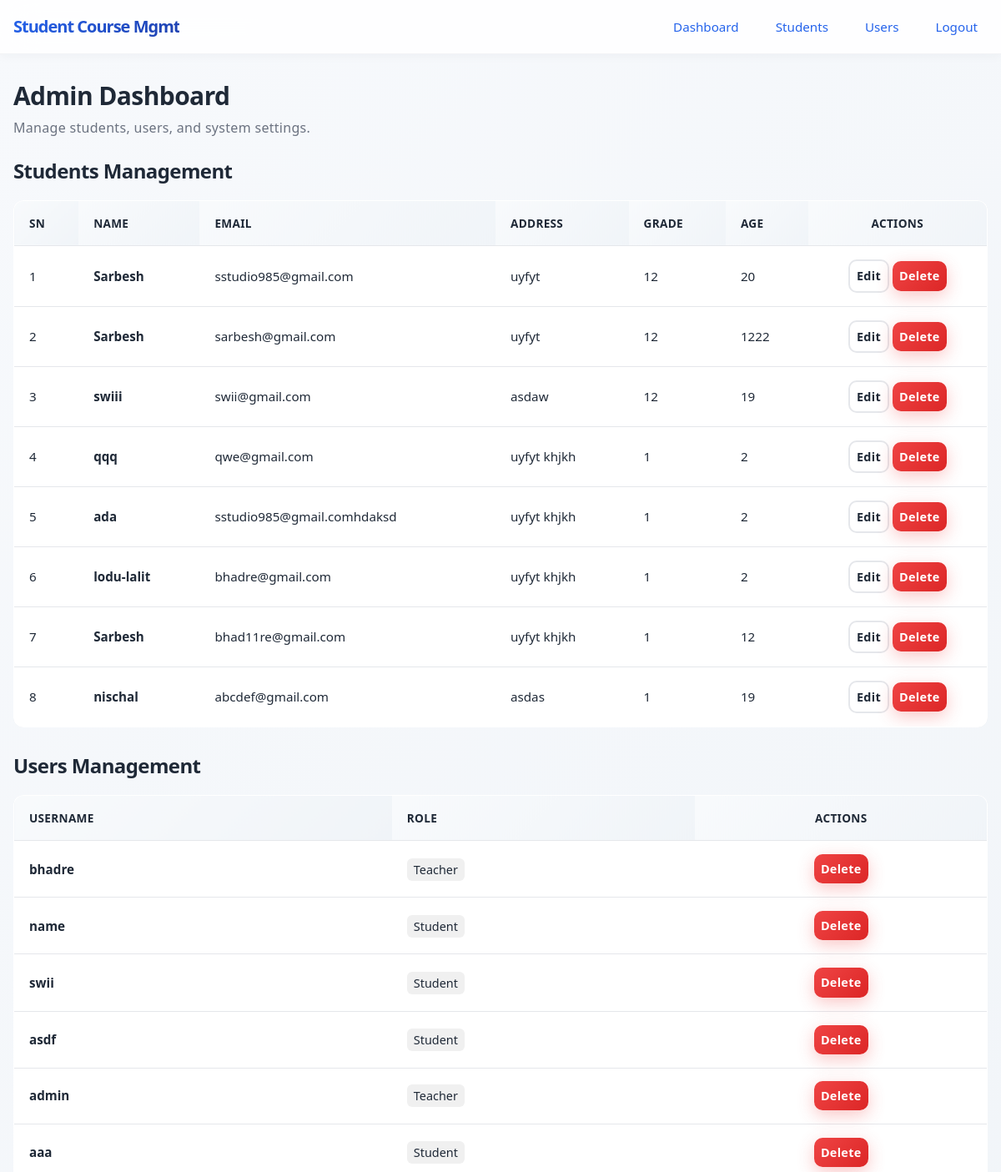
Page /hero/dashboard/ (signed in, upper part) on the earlier database version.
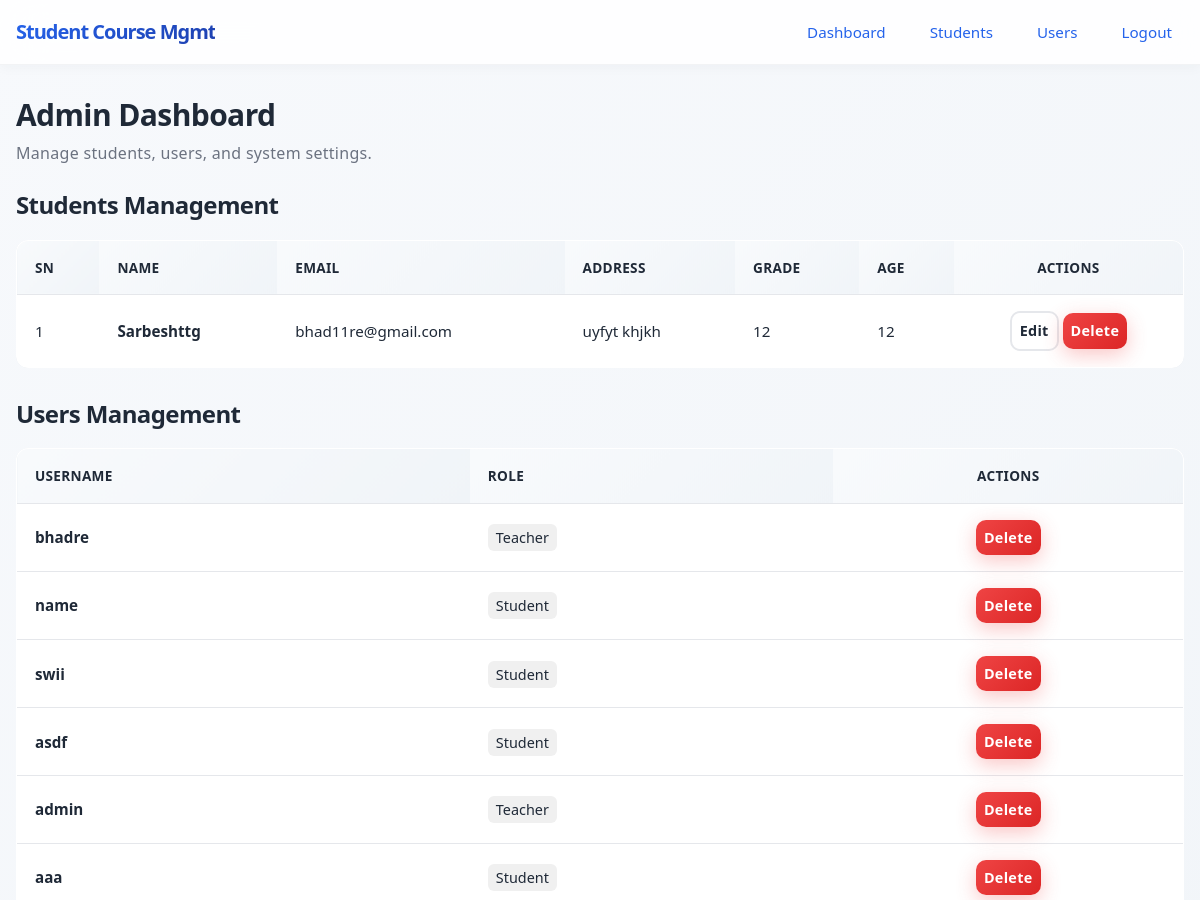
Same page on the later database version.
### app/models.py (models this page shows, shortened)
class Student(models.Model):
    user = models.OneToOneField(User, on_delete=models.CASCADE)
    name = models.CharField(max_length=100, blank=True)
    age = models.IntegerField(null=True, blank=True)
    email = models.EmailField(unique=True, null=True, blank=True)
    grade = models.IntegerField(null=True, blank=True)
    address = models.TextField(blank=True)

### app/views.py (the view)
# urls.py: path('hero/dashboard/', admin_dashboard, name='admin_dashboard'),
@login_required
def admin_dashboard(request):
    users = User.objects.all()
    user_data = []
    for u in users:
        if u.is_staff:
            role = 'Admin'
        elif u.groups.filter(name='Teacher').exists():
            role = 'Teacher'
        else:
            role = 'Student'
        user_data.append({
            'id': u.id,
            'username': u.username,
            'role': role  })
    students = Student.objects.all()
    return render(request, 'hero/dashboard.html', {'students': students, 'users': user_data})

### app/templates/hero/dashboard.html (shortened to what this page needs)
<!DOCTYPE html>
{% load static %}
<html lang="en">
<head>
    <link rel="stylesheet" href="{% static 'css/admin.css' %}">
</head>
<body>
    {% include 'navbar-admin.html' %}
    <div class="container">
        <h1>Admin Dashboard</h1>
        <p class="muted">Manage students, users, and system settings.</p>
        <div style="margin-top: 24px;">
            <h2>Students Management</h2>
            <div class="table-wrapper">
                <table class="table">
                    <thead>
                        <tr>
                            <th>SN</th>
                            <th>Name</th>
                            <th>Email</th>
                            <th>Address</th>
                            <th>Grade</th>
                            <th>Age</th>
                            <th style="text-align: center;">Actions</th>
                        </tr>
                    </thead>
                    <tbody>
                        {% for student in students %}
                        <tr>
                            <td>{{ forloop.counter }}</td>
                            <td><strong>{{ student.name }}</strong></td>
                            <td>{{ student.email }}</td>
                            <td>{{ student.address }}</td>
                            <td>{{ student.grade }}</td>
                            <td>{{ student.age }}</td>
                            <td style="text-align: center;">
                                <a class="btn btn-outline" style="padding: 6px 8px; font-size: 0.9rem;" href="{% url 'update_student' student.id %}">Edit</a>
                                <a class="btn btn-danger" style="padding: 6px 8px; font-size: 0.9rem;" href="{% url 'delete_confirm' student.id %}">Delete</a>
                            </td>
                        </tr>
                        {% empty %}
                        <tr><td colspan="7" style="text-align: center; color: var(--muted); padding: 20px;">No students found.</td></tr>
                        {% endfor %}
                    </tbody>
                </table>
            </div>
        </div>
        <div style="margin-top: 32px;">
            <h2>Users Management</h2>
            <div class="table-wrapper">
                <table class="table">
                    <thead>
                        <tr>
                            <th>Username</th>
                            <th>Role</th>
                            <th style="text-align: center;">Actions</th>
                        </tr>
                    </thead>
                    <tbody>
                        {% for u in users %}
                        <tr>
                            {% if u.role != 'Admin' %}
                                <td><strong>{{ u.username }}</strong></td>
                                <td><span style="padding: 4px 8px; background: #f0f0f0; border-radius: 6px; font-size: 0.9rem;">{{ u.role }}</span></td>
                                <td style="text-align: center;">
                                    <a class="btn btn-danger" style="padding: 6px 8px; font-size: 0.9rem;" href="{% url 'delete_user_confirm' u.id %}">Delete</a>
                                </td>
                            {% endif %}
                        </tr>
                        {% endfor %}
                    </tbody>
                </table>
            </div>
        </div>
    </div>
</body>
</html>

Differences in the rows shown:
removed Student: name "Sarbesh", email "sstudio985@gmail.com", address "uyfyt", grade "12", age "20"
removed Student: name "Sarbesh", email "sarbesh@gmail.com", address "uyfyt", grade "12", age "1222"
removed Student: name "swiii", email "swii@gmail.com", address "asdaw", grade "12", age "19"
removed Student: name "qqq", email "qwe@gmail.com", address "uyfyt khjkh", grade "1", age "2"
removed Student: name "ada", email "sstudio985@gmail.comhdaksd", address "uyfyt khjkh", grade "1", age "2"
removed Student: name "lodu-lalit", email "bhadre@gmail.com", address "uyfyt khjkh", grade "1", age "2"
removed Student: name "Sarbesh", email "bhad11re@gmail.com", address "uyfyt khjkh", grade "1", age "12"
removed Student: name "nischal", email "abcdef@gmail.com", address "asdas", grade "1", age "19"
added Student: name "Sarbeshttg", email "bhad11re@gmail.com", address "uyfyt khjkh", grade "12", age "12"
